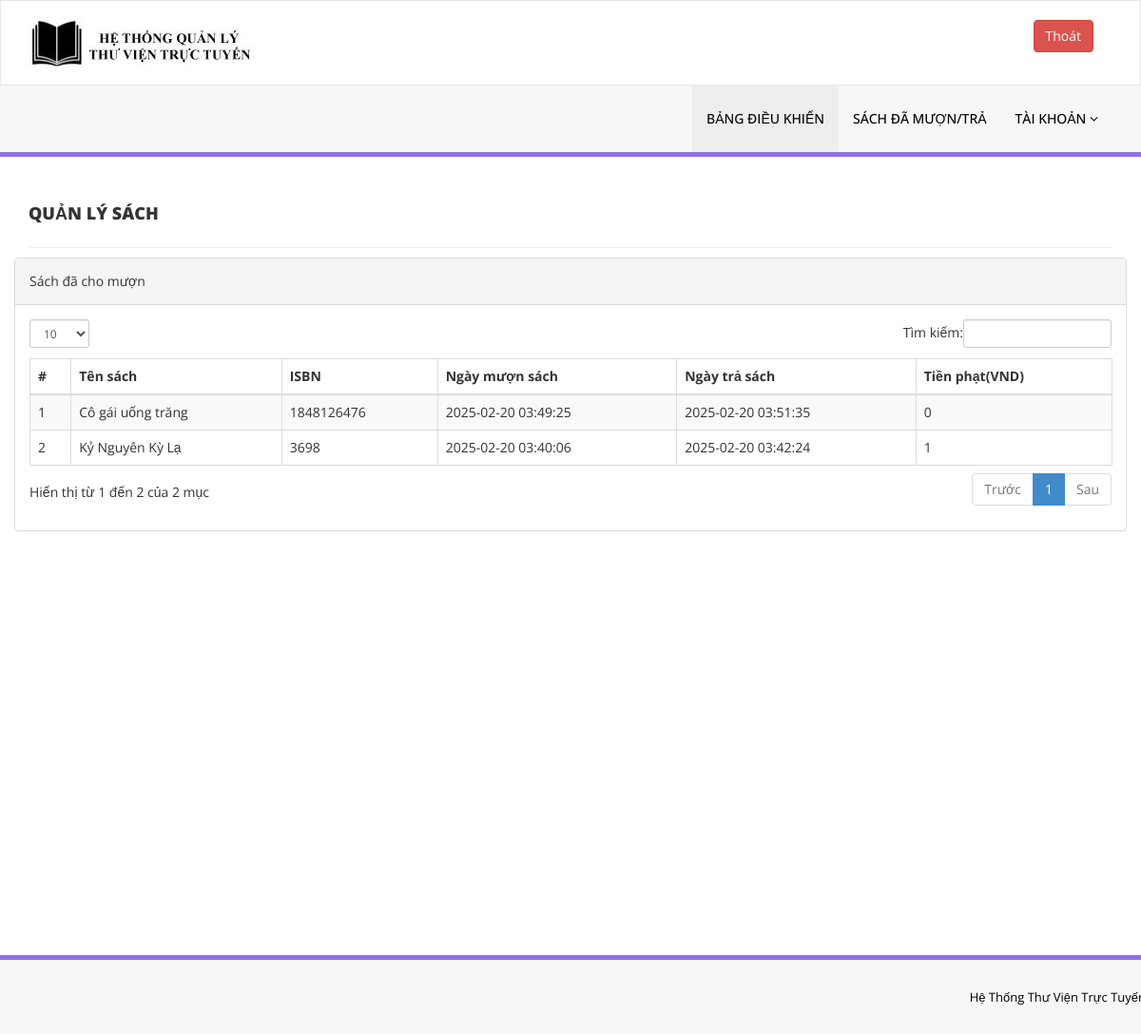
The page /library/issued-books.php (signed in) on the database its author committed.
### tables this page shows
CREATE TABLE `tblissuedbookdetails` (
  `id` int(11) NOT NULL,
  `BookId` int(11) DEFAULT NULL,
  `StudentID` varchar(150) DEFAULT NULL,
  `IssuesDate` timestamp NULL DEFAULT current_timestamp(),
  `ReturnDate` timestamp NULL DEFAULT NULL ON UPDATE current_timestamp(),
  `RetrunStatus` int(1) DEFAULT NULL,
  `fine` int(11) DEFAULT NULL,
  `remark` mediumtext NOT NULL
);

CREATE TABLE `tblbooks` (
  `id` int(11) NOT NULL,
  `BookName` varchar(255) DEFAULT NULL,
  `CatId` int(11) DEFAULT NULL,
  `AuthorId` int(11) DEFAULT NULL,
  `ISBNNumber` varchar(25) DEFAULT NULL,
  `BookPrice` decimal(10,2) DEFAULT NULL,
  `bookImage` varchar(250) NOT NULL,
  `isIssued` int(1) DEFAULT NULL,
  `RegDate` timestamp NULL DEFAULT current_timestamp(),
  `UpdationDate` timestamp NULL DEFAULT NULL ON UPDATE current_timestamp(),
  `bookQty` int(11) DEFAULT NULL
);

### library/issued-books.php (the view, shortened to what this page needs)
<?php
include('includes/config.php');
if(strlen($_SESSION['login'])==0)
    {
header('location:index.php');
}
else{
    ?>
<!DOCTYPE html>
<html xmlns="http://www.w3.org/1999/xhtml">
<head>
    <link href="assets/css/bootstrap.css" rel="stylesheet" />
    <link href="assets/css/font-awesome.css" rel="stylesheet" />
    <link href="assets/js/dataTables/dataTables.bootstrap.css" rel="stylesheet" />
    <link href="assets/css/style.css" rel="stylesheet" />
</head>
<body>
<?php include('includes/header.php');?>
    <div class="content-wrapper">
         <div class="container">
        <div class="row pad-botm">
            <div class="col-md-12">
                <h4 class="header-line">QUẢN LÝ SÁCH</h4>
    </div>
            <div class="row">
                <div class="col-md-12">
                    <div class="panel panel-default">
                        <div class="panel-heading">
                          Sách đã cho mượn
                        </div>
                        <div class="panel-body">
                            <div class="table-responsive">
                                <table class="table table-striped table-bordered table-hover" id="dataTables-example">
                                    <thead>
                                        <tr>
                                            <th>#</th>
                                            <th>Tên sách</th>
                                            <th>ISBN </th>
                                            <th>Ngày mượn sách</th>
                                            <th>Ngày trả sách</th>
                                            <th>Tiền phạt(VND)</th>
                                        </tr>
                                    </thead>
                                    <tbody>
<?php
$sid=$_SESSION['stdid'];
$sql="SELECT tblbooks.BookName,tblbooks.ISBNNumber,tblissuedbookdetails.IssuesDate,tblissuedbookdetails.ReturnDate,tblissuedbookdetails.id as rid,tblissuedbookdetails.fine from  tblissuedbookdetails join tblstudents on tblstudents.StudentId=tblissuedbookdetails.StudentId join tblbooks on tblbooks.id=tblissuedbookdetails.BookId where tblstudents.StudentId=:sid order by tblissuedbookdetails.id desc";
$query = $dbh -> prepare($sql);
$query-> bindParam(':sid', $sid, PDO::PARAM_STR);
$query->execute();
$results=$query->fetchAll(PDO::FETCH_OBJ);
$cnt=1;
if($query->rowCount() > 0)
{
foreach($results as $result)
{               ?>
                                        <tr class="odd gradeX">
                                            <td class="center"><?php echo htmlentities($cnt);?></td>
                                            <td class="center"><?php echo htmlentities($result->BookName);?></td>
                                            <td class="center"><?php echo htmlentities($result->ISBNNumber);?></td>
                                            <td class="center"><?php echo htmlentities($result->IssuesDate);?></td>
                                            <td class="center"><?php if($result->ReturnDate=="")
                                            {?>
                                            <span style="color:red">
                                                </span>
                                            <?php } else {
                                            echo htmlentities($result->ReturnDate);
                                        }
                                            ?></td>
                                              <td class="center"><?php echo htmlentities($result->fine);?></td>
                                        </tr>
 <?php $cnt=$cnt+1;}} ?>
                                    </tbody>
                                </table>
                            </div>
                        </div>
                    </div>
                </div>
            </div>
    </div>
    </div>
    </div>
  <?php include('includes/footer.php');?>
</body>
</html>
<?php } ?>

### library/assets/css/style.css (style rules this page uses)
.content-wrapper { margin-top: 40px; min-height:800px; padding-bottom:90px; }
.header-line { font-weight:900; padding-bottom:25px; border-bottom:1px solid #eeeeee; text-transform:uppercase; }
.pad-botm { padding-bottom:30px; }

### rows shown on the page
tblissuedbookdetails: BookId.BookName "Cô gái uống trăng", BookId.ISBNNumber "1848126476", IssuesDate "2025-02-20 03:49:25", ReturnDate "2025-02-20 03:51:35", fine "0"
tblissuedbookdetails: BookId.BookName "Kỷ Nguyên Kỳ Lạ", BookId.ISBNNumber "3698", IssuesDate "2025-02-20 03:40:06", ReturnDate "2025-02-20 03:42:24", fine "1"
